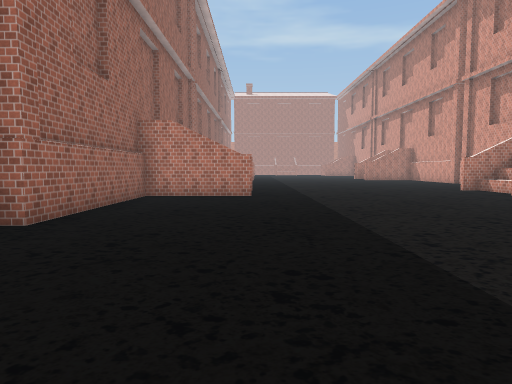
view 1 (above)

22 first-person views from a walk through a Unity game level. The camera is 1.5 m above the floor, tilts 4° down and sees 75° across. The floor is counted in squares, 2 m on a side. Each view is taken from the middle of a square. On the plan, view 1 faces up. The plan holds only what a view shows up to about 11 squares ahead; the rest is blank. The place goes on beyond the plan. The player is left out. Some animated figures are left out. Some surface patterns are stand-ins.

view 2
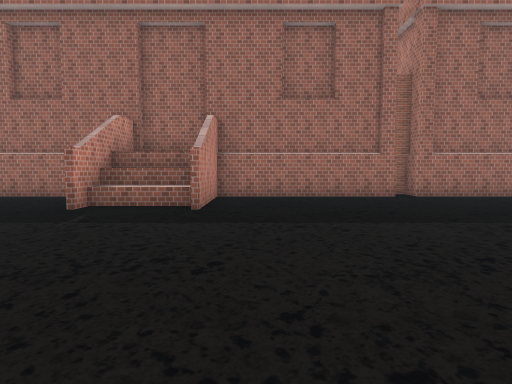

view 3
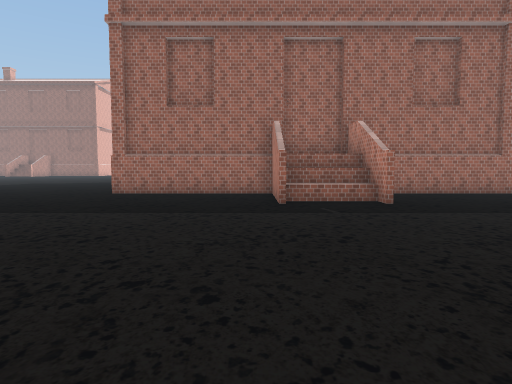

view 4
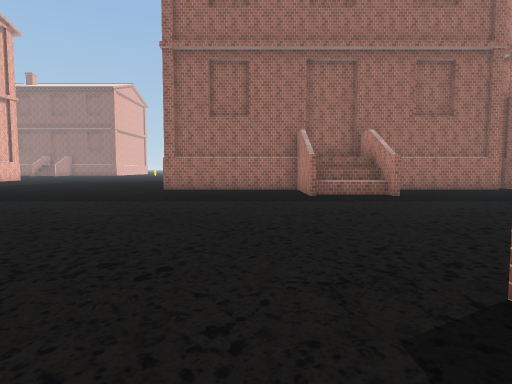

view 5
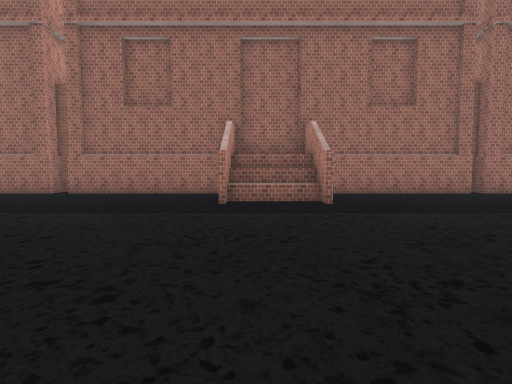

view 6
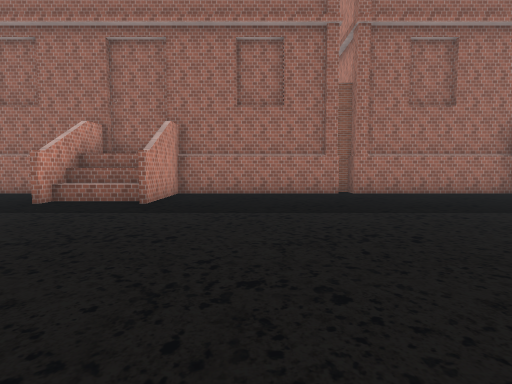

view 7
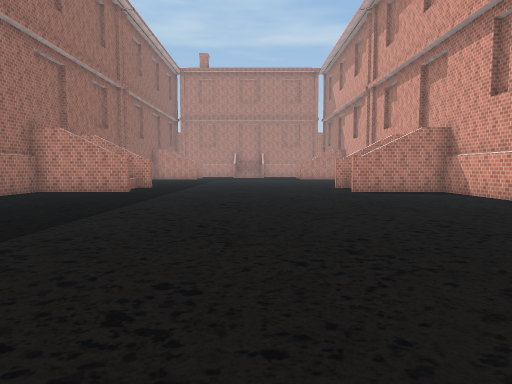

view 8
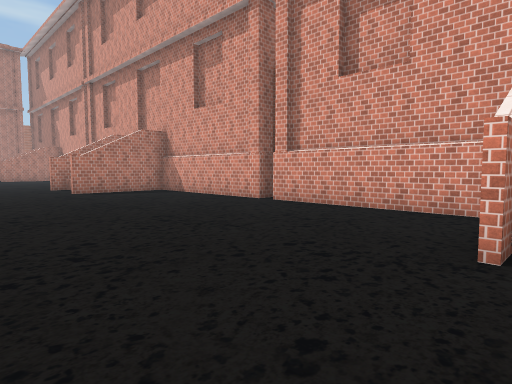

view 9
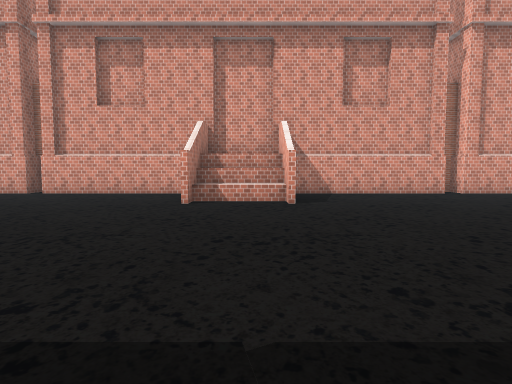

view 10
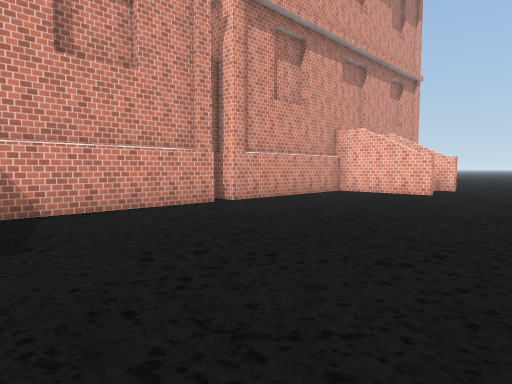

view 11
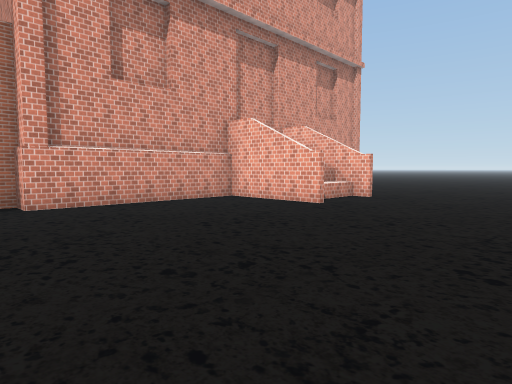

view 12
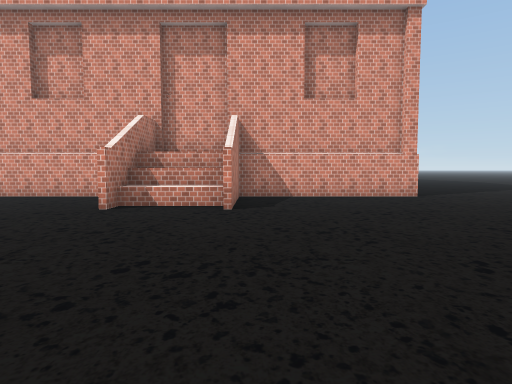

view 13
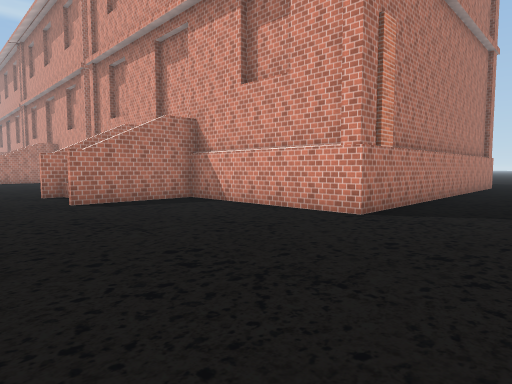

view 14
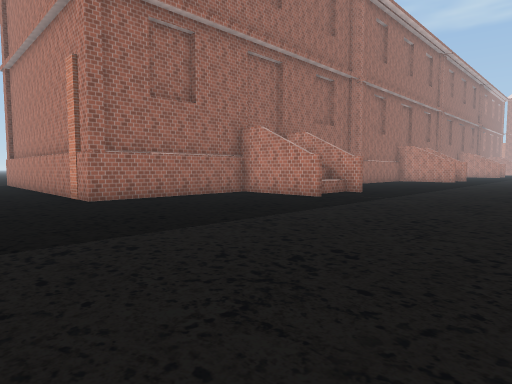

view 15
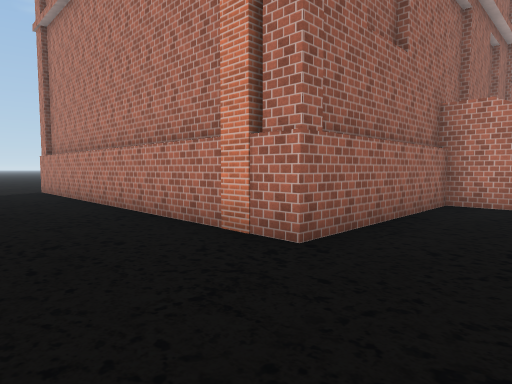

view 16
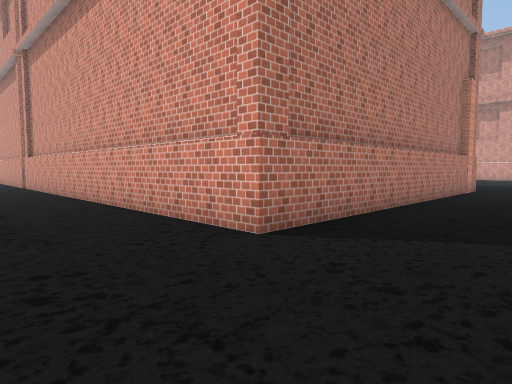

view 17
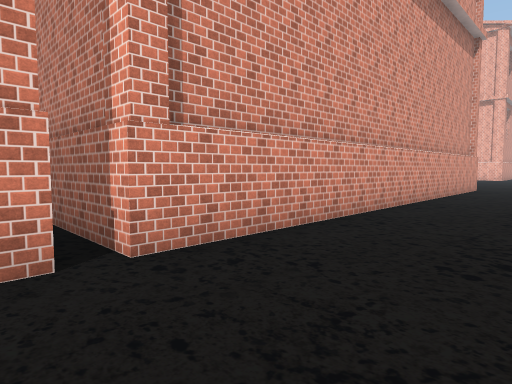

view 18
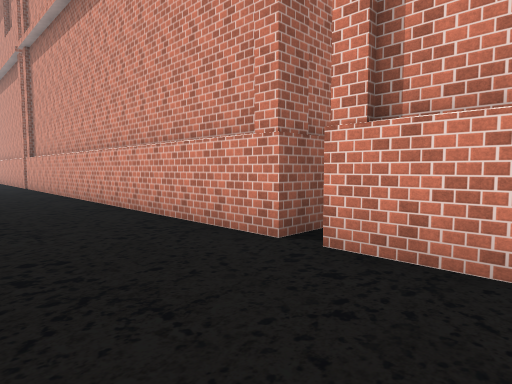

view 19
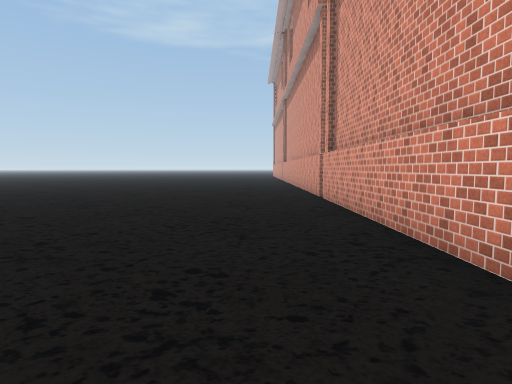

view 20
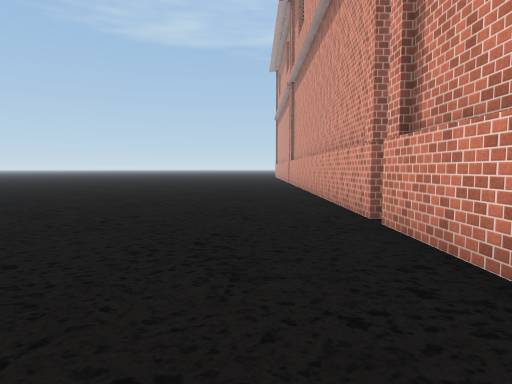

view 21
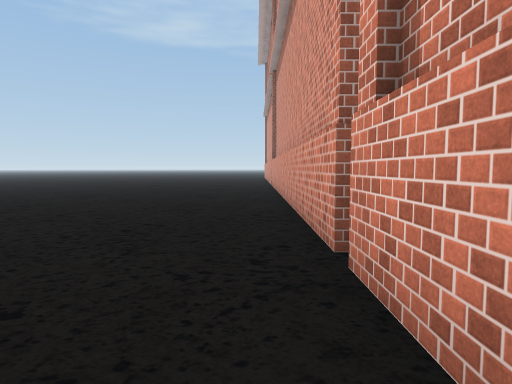

view 22
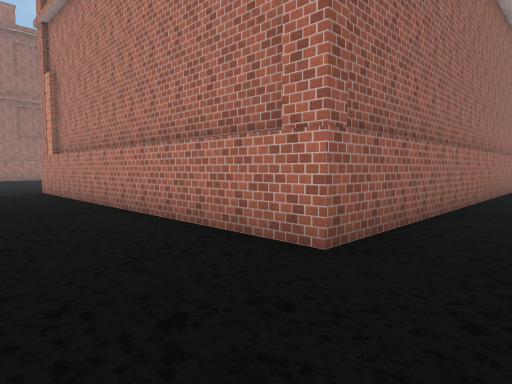

### Floor plan
Points are (right, up) in squares from view 1. A wall is a line through its corners. A room is listed if a view was taken in it or the views show most of it. See-through windows are left out.
Room 1 (views 1, 2, 3, 4, 5, 6, 7, 8, 9, 10, 11, 12, 13, 14, 15, 16, 17, 18, 19, 20, 21, 22)
walls: (0, 9.2) (-3, 9.2) (-3, 4.4) (-3.7, 4.4) (-3.7, 3.8) (-3, 3.8) (-3, -1.1) (-0.1, -1.1); (-0.1, -1.3) (-1.8, -1.3) (-1.8, -3.3) (-0.1, -3.3); (7, -1.1) (10, -1.1) (10, 3.8) (10.8, 3.8); (-1.2, -1.1) (-1.2, -3.4); (7.1, 9.4) (8.8, 9.4) (8.8, 11.5) (7.1, 11.5); (10, 4.2) (10, 8.9); (8.2, 9.3) (8.2, 11.5); (-0.1, -3.5) (-3, -3.5) (-3, -8.4) (-13.3, -8.4) (-13.3, 3.8) (-10.9, 3.8); (-0.1, 11.5) (-1.8, 11.5) (-1.8, 9.4) (-0.1, 9.4); (7, -3.3) (8.8, -3.3) (8.8, -1.3) (7.1, -1.3); (-1.2, 11.6) (-1.2, 9.2); (8.2, -3.4) (8.2, -1.2); (10, 12.1) (10, 16.5); (-3, 16.5) (-3, 11.7) (-0.1, 11.7); (10, 17) (10, 21.8) (7.1, 21.8); (-12.4, 4.4) (-13.3, 4.4) (-13.3, 16.5); (20.3, 1.9) (20.3, -8.4) (10, -8.4) (10, -3.5) (7.1, -3.5); (0, 21.8) (-3, 21.8) (-3, 17); (-13.3, 16.9) (-13.3, 22.5)
low walls: (-0.6, -1.1) (-0.6, -3.4); (7.6, 9.2) (7.6, 11.5); (-0.6, 11.5) (-0.6, 9.2); (7.6, -3.5) (7.6, -1.3)

Where each view was taken, in squares from view 1:
view 1: 0 up, 0 right, facing up
view 2: 0 up, 6 right, facing left
view 3: 4 down, 7 right, facing left
view 4: 5 down, 9 right, facing left
view 5: 10 up, 7 right, facing left
view 6: 14 up, 7 right, facing left
view 7: 11 up, 4 right, facing up
view 8: 11 up, 4 right, facing up-right
view 9: 10 up, 0 right, facing right
view 10: 9 up, 4 right, facing down-right
view 11: 5 up, 3 right, facing down-right
view 12: 4 down, 1 right, facing right
view 13: 11 down, 5 right, facing up-right
view 14: 11 down, 5 right, facing up-left
view 15: 11 down, 1 left, facing up-left
view 16: 11 down, 16 left, facing up-right
view 17: 5 up, 16 left, facing down-right
view 18: 2 up, 16 left, facing up-right
view 19: 8 up, 15 left, facing up
view 20: 12 up, 15 left, facing up
view 21: 14 up, 14 left, facing up
view 22: 11 down, 22 right, facing up-left
